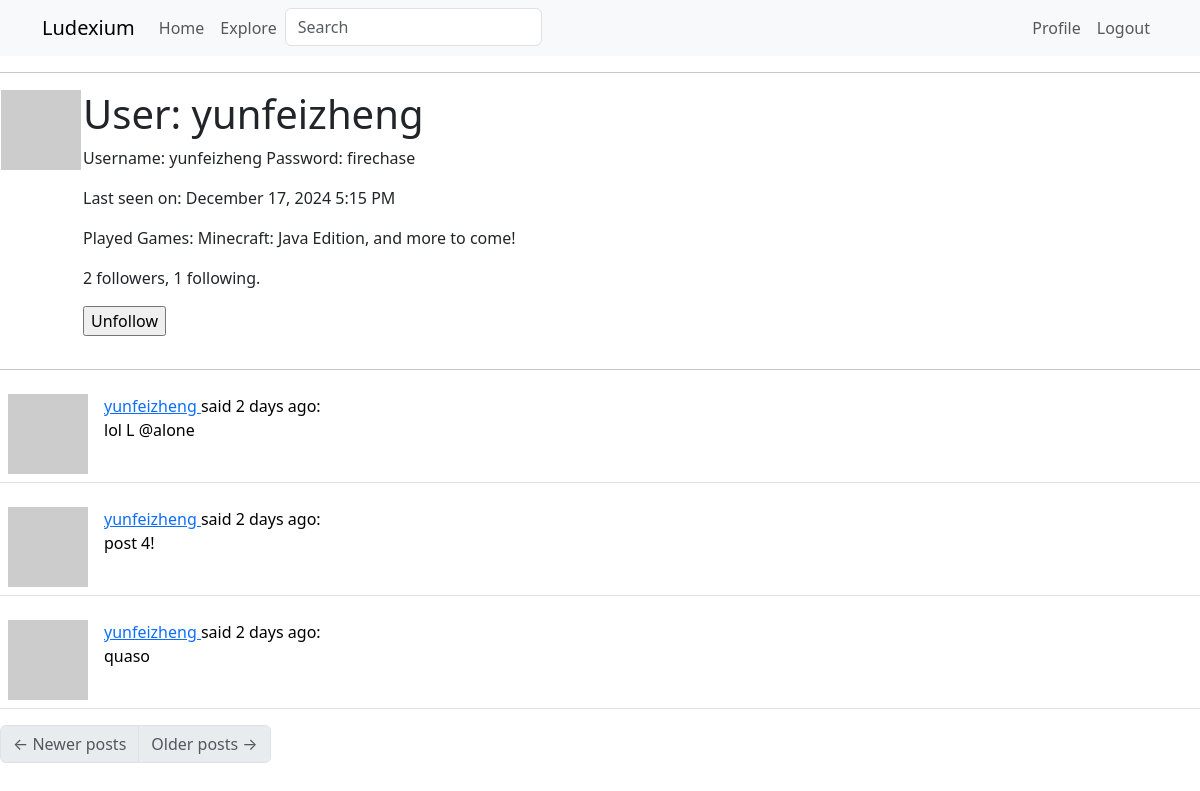
Page /user/yunfeizheng (signed in) on the committed database.
### app/models.py (models this page shows, shortened)
class User(UserMixin, db.Model):
    id: so.Mapped[int] = so.mapped_column(primary_key=True)
    username: so.Mapped[str] = so.mapped_column(sa.String(64), index=True, unique=True)
    email: so.Mapped[str] = so.mapped_column(sa.String(120), index=True, unique=True)
    password_hash: so.Mapped[Optional[str]] = so.mapped_column(sa.String(256))
    about_me: so.Mapped[Optional[str]] = so.mapped_column(sa.String(140))
    last_seen: so.Mapped[Optional[datetime]] = so.mapped_column(default=lambda: datetime.now(timezone.utc))
    played_games: so.WriteOnlyMapped['Game'] = so.relationship(
        secondary=played_games, primaryjoin=(played_games.c.player_id == id),
        back_populates='players')
    posts: so.WriteOnlyMapped['Post'] = so.relationship(back_populates='author')
    following: so.WriteOnlyMapped['User'] = so.relationship(
        secondary=followers, primaryjoin=(followers.c.follower_id == id),
        secondaryjoin=(followers.c.followed_id == id),
        back_populates='followers')
    followers: so.WriteOnlyMapped['User'] = so.relationship(
        secondary=followers, primaryjoin=(followers.c.followed_id == id),
        secondaryjoin=(followers.c.follower_id == id),
        back_populates='following')
    def avatar(self, size):
        digest = md5(self.email.lower().encode('utf-8')).hexdigest()
        return f'https://www.gravatar.com/avatar/{digest}?d=identicon&s={size}'
    def is_following(self, user):
        query = self.following.select().where(User.id == user.id)
        return db.session.scalar(query) is not None
    def followers_count(self):
        query = sa.select(sa.func.count()).select_from(
            self.followers.select().subquery())
        return db.session.scalar(query)
    def following_count(self):
        query = sa.select(sa.func.count()).select_from(
            self.following.select().subquery())
        return db.session.scalar(query)
    def played_games_count(self):
        query = sa.select(sa.func.count()).select_from(
            self.played_games.select().subquery())
        return db.session.scalar(query)
    def played_games_list(self):
        query = self.played_games.select()
        return db.session.scalars(query)

class Game(db.Model):
    id: so.Mapped[int] = so.mapped_column(primary_key=True)
    name: so.Mapped[str] = so.mapped_column(sa.String(256))
    igdb_url: so.Mapped[str] = so.mapped_column(sa.String(256))
    image_url: so.Mapped[str] = so.mapped_column(sa.String(256),
        default='https://images.igdb.com/igdb/image/upload/t_thumb/nocover.jpg')
    release_year: so.Mapped[Optional[int]] = so.mapped_column(sa.Integer)
    players: so.WriteOnlyMapped['User'] = so.relationship(
        secondary=played_games, primaryjoin=(played_games.c.game_id == id),
        back_populates='played_games')
    def __repr__(self):
        return '{}'.format(self.name)

class Post(db.Model):
    id: so.Mapped[int] = so.mapped_column(primary_key=True)
    body: so.Mapped[str] = so.mapped_column(sa.String(140))
    timestamp: so.Mapped[datetime] = so.mapped_column(index=True, default=lambda: datetime.now(timezone.utc))
    user_id: so.Mapped[int] = so.mapped_column(sa.ForeignKey(User.id), index=True)
    author: so.Mapped[User] = so.relationship(back_populates='posts')

### app/routes.py (the view)
@app.route('/user/<username>')
@login_required
def user(username):
    user = db.first_or_404(sa.select(User).where(User.username == username))
    page = request.args.get('page', 1, type=int)
    query = user.posts.select().order_by(Post.timestamp.desc())
    posts = db.paginate(query, page=page,
                        per_page=app.config['POSTS_PER_PAGE'],
                        error_out=False)
    next_url = url_for('user', username=user.username, page=posts.next_num) if posts.has_next else None
    prev_url = url_for('user', username=user.username, page=posts.prev_num) if posts.has_prev else None
    form = EmptyForm()
    return render_template('user.html', user=user, posts=posts.items,
                           next_url=next_url, prev_url=prev_url, form=form)

### app/forms.py
class SearchForm(FlaskForm):
    q = StringField('Search', validators=[DataRequired()])
    def __init__(self, *args, **kwargs):
        if 'formdata' not in kwargs:
            kwargs['formdata'] = request.args
        if 'meta' not in kwargs:
            kwargs['meta'] = {'csrf': False}
        super(SearchForm, self).__init__(*args, **kwargs)

class EmptyForm(FlaskForm):
    submit = SubmitField('Submit')

### app/models.py (called while the page is built)
@login.user_loader
def load_user(id):
    return db.session.get(User, int(id))

### app/routes.py (called while the page is built)
@app.before_request
def before_request():
    if current_user.is_authenticated:
        current_user.last_seen = datetime.now(timezone.utc)
        g.search_form = SearchForm()
        db.session.commit()

### app/templates/user.html (shortened to what this page needs)
{% extends "base.html" %}
{% block content %}
    <table>
        <tr valign="top">
            <td><img src="{{ user.avatar(128) }}"></td>
            <td>
                <h1>User: {{ user.username }}</h1>
                {% if user.about_me %}<p>{{ user.about_me }}</p>{% endif %}
                {% if user.last_seen %}
                <p>Last seen on: {{ moment(user.last_seen).format('LLL') }}</p>
                {% endif %}
                <p>Played Games:
                {% if user.played_games_count() == 0 %}
                None so far... Use the search bar to add to your list!
                {% else %}
                {% for game in user.played_games_list() %}
                {{ game }},
                {% endfor %}
                and more to come!
                {% endif %}
                </p>
                <p>{{ user.followers_count() }} followers, {{ user.following_count() }} following.</p>
                {% if user == current_user %}
                <p><a href="{{ url_for('edit_profile') }}">Edit your profile</a></p>
                {% else %}
                <p>
                    <form action="{{ url_for('unfollow', username=user.username) }}" method="post">
                        {{ form.submit(value='Unfollow') }}
                    </form>
                </p>
                {% endif %}
            </td>
        </tr>
    </table>
    <hr>
    {% for post in posts %}
        {% include '_post.html' %}
    {% endfor %}
    <nav aria-label="Post navigation">
        <ul class="pagination">
            <li class="page-item{% if not prev_url %} disabled{% endif %}">
                <a class="page-link" href="{{ prev_url }}">
                    <span aria-hidden="true">&larr;</span> Newer posts
                </a>
            </li>
            <li class="page-item{% if not next_url %} disabled{% endif %}">
                <a class="page-link" href="{{ next_url }}">
                    Older posts <span aria-hidden="true">&rarr;</span>
                </a>
            </li>
        </ul>
    </nav>
{% endblock %}

### app/templates/_post.html
<table class="table table-hover">
    <tr>
        <td width="70px">
            <a href="{{ url_for('user', username=post.author.username) }}">
                <img src="{{ post.author.avatar(70) }}" />
            </a>
        </td>
        <td>
            <a href="{{ url_for('user', username=post.author.username) }}">
                {{ post.author.username }}
            </a>
            said {{ moment(post.timestamp).fromNow() }}:
            <br>
            {{ post.body }}
        </td>
    </tr>
</table>

### rows in the picture
User: username "yunfeizheng", about_me "Username: yunfeizheng Password: firechase", last_seen "December 17, 2024 5:15 PM"
Game: name "Minecraft: Java Edition"
Post: author.username "yunfeizheng", timestamp "2 days ago", body "lol L @alone"
Post: author.username "yunfeizheng", timestamp "2 days ago", body "post 4!"
Post: author.username "yunfeizheng", timestamp "2 days ago", body "quaso"

### other values in the picture
{{ 'Home' }} "Home"
{{ 'Explore' }} "Explore"
{{ 'Profile' }} "Profile"
{{ 'Logout' }} "Logout"
{{ user.followers_count() }} "2"
{{ user.following_count() }} "1"
